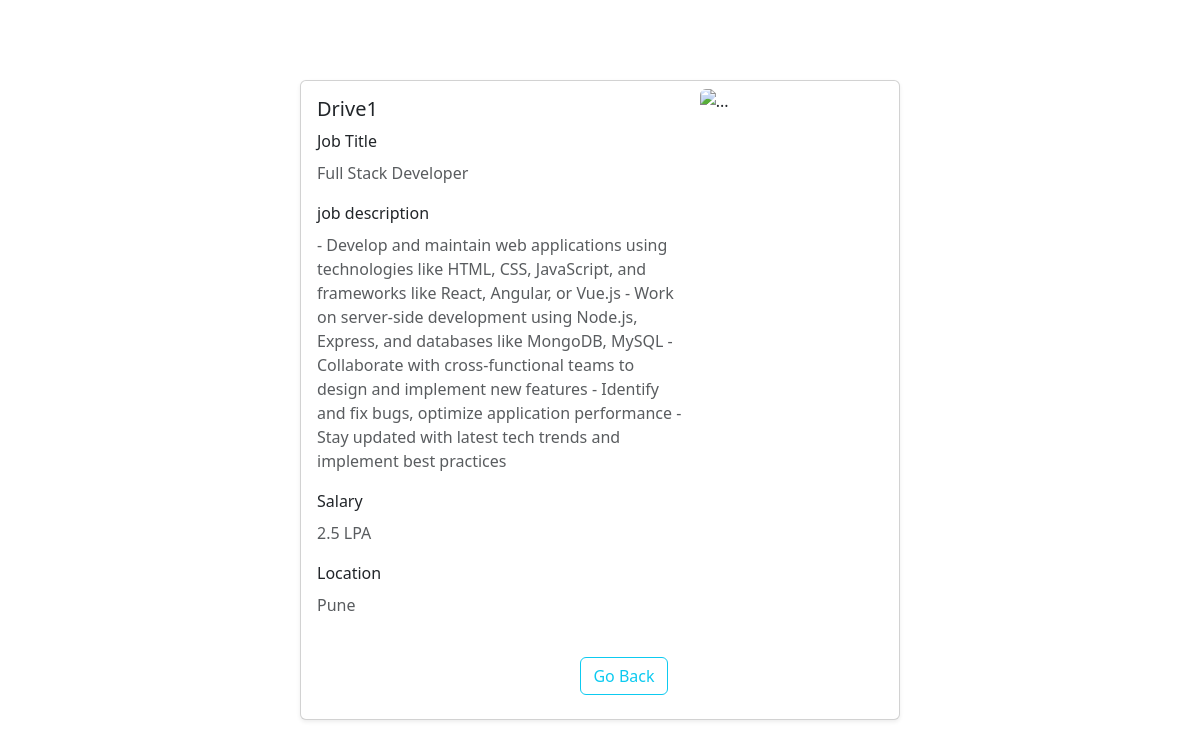
The app's page /admin_drive_view_details/1 with its own data.
### application/models.py (models this page shows)
class Drive(db.Model):
    id = db.Column(db.Integer, primary_key=True)
    company_id = db.Column(db.Integer, db.ForeignKey("company.id"), nullable=False)
    name=db.Column(db.String(), nullable=False)
    job_title = db.Column(db.String(), nullable=False)
    job_description = db.Column(db.Text,nullable=False)
    eligible_criteria = db.Column(db.Text,nullable=False)
    application_deadline = db.Column(db.String(), nullable=False)
    status = db.Column(db.String(), nullable=False, default="ongoing")
    salary = db.Column(db.String(),nullable=False)
    location = db.Column(db.String(), nullable=False)
    applications = db.relationship("Application", backref="drive")

### application/controllers.py (the view)
@app.route("/admin_drive_view_details/<int:id>")
def admin_drive_view_details(id):
    drive=Drive.query.filter_by(id=id).first()
    if drive.company.approval_status=="blacklist":
        return render_template("wait_company.html", user=drive.company)
    return render_template("admin_drive_view_details.html",drive=drive)

### templates/admin_drive_view_details.html (shortened to what this page needs)
<!DOCTYPE html>
<html lang="en">
<head>
  <link href="https://cdn.jsdelivr.net/npm/bootstrap@5.3.8/dist/css/bootstrap.min.css" rel="stylesheet"
 />
</head>
<body>
  <div class="container mt-4">
    <div class="card mb-3 shadow-sm position-absolute top-50 start-50 translate-middle">
      <div class="row g-0">
        <div class="col-md-8">
          <div class="card-body">
            <h5 class="card-title">{{drive.name}}</h5>
            <p class="card-title">Job Title</p>
            <p class="card-text text-body-secondary">{{drive.job_title}}</p>
            <p class="card-title"> job description</p>
            <p class="card-text text-body-secondary">{{drive.job_description}}</p>
            <p class="card-title"> Salary</p>
            <p class="card-text text-body-secondary">{{drive.salary}}</p>
            <p class="card-title"> Location</p>
            <p class="card-text text-body-secondary">{{drive.location}}</p>
          </div>
        </div>
        <div class="col-md-4">
          <img src="https://i.pinimg.com/736x/89/a1/17/89a1177e7e1f988eb92878d39c95175e.jpg" class="img-fluid rounded-start mt-2" alt="...">
        </div>
        <div class=" d-flex align-items-center justify-content-center gap-5 m-4">
          <a href="/admin" class="btn btn-outline-info">Go Back</a>
        </div>
      </div>
    </div>
  </div>
</body>
</html>

### records on screen
Drive: name "Drive1", job_title "Full Stack Developer", job_description "- Develop and maintain web applications using technologies like HTML, CSS, JavaScript, and frameworks like React, Angular, or Vue.js - Work on server-side development using Node.js, Express, and databases like MongoDB, MySQL - Collaborate with cross-functional teams to design and implement new features - Identify and fix bugs, optimize application performance - Stay updated with latest tech trends and implement best practices", salary "2.5 LPA", location "Pune"
